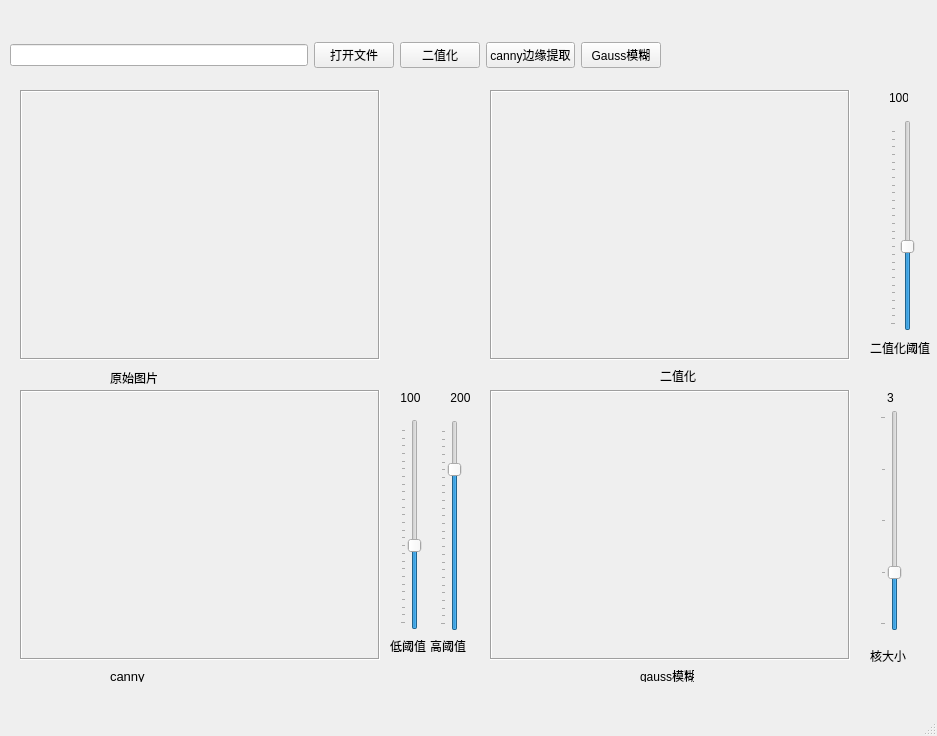
<?xml version="1.0" encoding="UTF-8"?>
<ui version="4.0">
 <class>MainWindow</class>
 <widget class="QMainWindow" name="MainWindow">
  <property name="geometry">
   <rect>
    <x>0</x>
    <y>0</y>
    <width>937</width>
    <height>736</height>
   </rect>
  </property>
  <property name="minimumSize">
   <size>
    <width>800</width>
    <height>600</height>
   </size>
  </property>
  <property name="maximumSize">
   <size>
    <width>2000</width>
    <height>2000</height>
   </size>
  </property>
  <property name="windowTitle">
   <string>MainWindow</string>
  </property>
  <widget class="QWidget" name="centralwidget">
   <widget class="QWidget" name="widget" native="true">
    <property name="geometry">
     <rect>
      <x>10</x>
      <y>30</y>
      <width>651</width>
      <height>51</height>
     </rect>
    </property>
    <layout class="QHBoxLayout" name="horizontalLayout">
     <item>
      <widget class="QLineEdit" name="show_filePath"/>
     </item>
     <item>
      <widget class="QPushButton" name="btn_openFile">
       <property name="text">
        <string>打开文件</string>
       </property>
      </widget>
     </item>
     <item>
      <widget class="QPushButton" name="btn_binary">
       <property name="text">
        <string>二值化</string>
       </property>
      </widget>
     </item>
     <item>
      <widget class="QPushButton" name="btn_canny">
       <property name="text">
        <string>canny边缘提取</string>
       </property>
      </widget>
     </item>
     <item>
      <widget class="QPushButton" name="btn_gauss">
       <property name="text">
        <string>Gauss模糊</string>
       </property>
      </widget>
     </item>
    </layout>
   </widget>
   <widget class="QWidget" name="widget_2" native="true">
    <property name="geometry">
     <rect>
      <x>10</x>
      <y>80</y>
      <width>2001</width>
      <height>621</height>
     </rect>
    </property>
    <property name="sizePolicy">
     <sizepolicy hsizetype="Preferred" vsizetype="Preferred">
      <horstretch>0</horstretch>
      <verstretch>0</verstretch>
     </sizepolicy>
    </property>
    <property name="minimumSize">
     <size>
      <width>0</width>
      <height>0</height>
     </size>
    </property>
    <property name="autoFillBackground">
     <bool>false</bool>
    </property>
    <widget class="QLabel" name="label_src">
     <property name="geometry">
      <rect>
       <x>10</x>
       <y>10</y>
       <width>360</width>
       <height>270</height>
      </rect>
     </property>
     <property name="minimumSize">
      <size>
       <width>360</width>
       <height>270</height>
      </size>
     </property>
     <property name="maximumSize">
      <size>
       <width>360</width>
       <height>270</height>
      </size>
     </property>
     <property name="frameShape">
      <enum>QFrame::Box</enum>
     </property>
     <property name="frameShadow">
      <enum>QFrame::Sunken</enum>
     </property>
     <property name="text">
      <string/>
     </property>
     <property name="textFormat">
      <enum>Qt::AutoText</enum>
     </property>
     <property name="scaledContents">
      <bool>false</bool>
     </property>
     <property name="wordWrap">
      <bool>false</bool>
     </property>
    </widget>
    <widget class="QLabel" name="label_textCanny">
     <property name="geometry">
      <rect>
       <x>100</x>
       <y>290</y>
       <width>91</width>
       <height>16</height>
      </rect>
     </property>
     <property name="text">
      <string>原始图片</string>
     </property>
    </widget>
    <widget class="QLabel" name="label_textBinary">
     <property name="geometry">
      <rect>
       <x>650</x>
       <y>290</y>
       <width>54</width>
       <height>12</height>
      </rect>
     </property>
     <property name="text">
      <string>二值化</string>
     </property>
    </widget>
    <widget class="QLabel" name="label_canny">
     <property name="geometry">
      <rect>
       <x>10</x>
       <y>310</y>
       <width>360</width>
       <height>270</height>
      </rect>
     </property>
     <property name="minimumSize">
      <size>
       <width>360</width>
       <height>270</height>
      </size>
     </property>
     <property name="maximumSize">
      <size>
       <width>360</width>
       <height>270</height>
      </size>
     </property>
     <property name="frameShape">
      <enum>QFrame::Box</enum>
     </property>
     <property name="frameShadow">
      <enum>QFrame::Sunken</enum>
     </property>
     <property name="text">
      <string/>
     </property>
    </widget>
    <widget class="QLabel" name="text_draw">
     <property name="geometry">
      <rect>
       <x>630</x>
       <y>590</y>
       <width>54</width>
       <height>12</height>
      </rect>
     </property>
     <property name="text">
      <string>gauss模糊</string>
     </property>
    </widget>
    <widget class="QLabel" name="label_draw">
     <property name="geometry">
      <rect>
       <x>480</x>
       <y>310</y>
       <width>360</width>
       <height>270</height>
      </rect>
     </property>
     <property name="minimumSize">
      <size>
       <width>360</width>
       <height>270</height>
      </size>
     </property>
     <property name="maximumSize">
      <size>
       <width>360</width>
       <height>270</height>
      </size>
     </property>
     <property name="frameShape">
      <enum>QFrame::Box</enum>
     </property>
     <property name="frameShadow">
      <enum>QFrame::Sunken</enum>
     </property>
     <property name="text">
      <string/>
     </property>
    </widget>
    <widget class="QSlider" name="slider_cannyLowValue">
     <property name="geometry">
      <rect>
       <x>390</x>
       <y>339</y>
       <width>22</width>
       <height>211</height>
      </rect>
     </property>
     <property name="maximum">
      <number>255</number>
     </property>
     <property name="value">
      <number>100</number>
     </property>
     <property name="orientation">
      <enum>Qt::Vertical</enum>
     </property>
     <property name="tickPosition">
      <enum>QSlider::TicksAbove</enum>
     </property>
    </widget>
    <widget class="QSlider" name="slider_gaussKernalSize">
     <property name="geometry">
      <rect>
       <x>870</x>
       <y>330</y>
       <width>22</width>
       <height>221</height>
      </rect>
     </property>
     <property name="minimum">
      <number>0</number>
     </property>
     <property name="maximum">
      <number>4</number>
     </property>
     <property name="singleStep">
      <number>1</number>
     </property>
     <property name="value">
      <number>1</number>
     </property>
     <property name="orientation">
      <enum>Qt::Vertical</enum>
     </property>
     <property name="tickPosition">
      <enum>QSlider::TicksAbove</enum>
     </property>
    </widget>
    <widget class="QSlider" name="slider_cannyHighValue">
     <property name="geometry">
      <rect>
       <x>430</x>
       <y>340</y>
       <width>22</width>
       <height>211</height>
      </rect>
     </property>
     <property name="maximum">
      <number>255</number>
     </property>
     <property name="value">
      <number>200</number>
     </property>
     <property name="orientation">
      <enum>Qt::Vertical</enum>
     </property>
     <property name="tickPosition">
      <enum>QSlider::TicksAbove</enum>
     </property>
    </widget>
    <widget class="QLabel" name="label_2">
     <property name="geometry">
      <rect>
       <x>380</x>
       <y>560</y>
       <width>54</width>
       <height>12</height>
      </rect>
     </property>
     <property name="text">
      <string>低阈值</string>
     </property>
    </widget>
    <widget class="QLabel" name="label_3">
     <property name="geometry">
      <rect>
       <x>420</x>
       <y>560</y>
       <width>54</width>
       <height>12</height>
      </rect>
     </property>
     <property name="text">
      <string>高阈值</string>
     </property>
    </widget>
    <widget class="QLabel" name="label_4">
     <property name="geometry">
      <rect>
       <x>860</x>
       <y>570</y>
       <width>54</width>
       <height>12</height>
      </rect>
     </property>
     <property name="text">
      <string>核大小</string>
     </property>
    </widget>
    <widget class="QLabel" name="text_cannyLowValue">
     <property name="geometry">
      <rect>
       <x>380</x>
       <y>310</y>
       <width>41</width>
       <height>16</height>
      </rect>
     </property>
     <property name="text">
      <string>100</string>
     </property>
     <property name="textFormat">
      <enum>Qt::PlainText</enum>
     </property>
     <property name="alignment">
      <set>Qt::AlignCenter</set>
     </property>
    </widget>
    <widget class="QLabel" name="text_cannyHighValue">
     <property name="geometry">
      <rect>
       <x>430</x>
       <y>310</y>
       <width>41</width>
       <height>16</height>
      </rect>
     </property>
     <property name="text">
      <string>200</string>
     </property>
     <property name="alignment">
      <set>Qt::AlignCenter</set>
     </property>
    </widget>
    <widget class="QLabel" name="text_gaussKernalSize">
     <property name="geometry">
      <rect>
       <x>860</x>
       <y>310</y>
       <width>41</width>
       <height>16</height>
      </rect>
     </property>
     <property name="text">
      <string>3</string>
     </property>
     <property name="alignment">
      <set>Qt::AlignCenter</set>
     </property>
    </widget>
    <widget class="QLabel" name="text_binaryValue">
     <property name="geometry">
      <rect>
       <x>880</x>
       <y>10</y>
       <width>18</width>
       <height>16</height>
      </rect>
     </property>
     <property name="text">
      <string>100</string>
     </property>
     <property name="alignment">
      <set>Qt::AlignCenter</set>
     </property>
    </widget>
    <widget class="QLabel" name="label">
     <property name="geometry">
      <rect>
       <x>860</x>
       <y>260</y>
       <width>60</width>
       <height>16</height>
      </rect>
     </property>
     <property name="text">
      <string>二值化阈值</string>
     </property>
    </widget>
    <widget class="QSlider" name="slider_binaryValue">
     <property name="geometry">
      <rect>
       <x>880</x>
       <y>40</y>
       <width>27</width>
       <height>211</height>
      </rect>
     </property>
     <property name="maximum">
      <number>255</number>
     </property>
     <property name="value">
      <number>100</number>
     </property>
     <property name="orientation">
      <enum>Qt::Vertical</enum>
     </property>
     <property name="invertedAppearance">
      <bool>false</bool>
     </property>
     <property name="invertedControls">
      <bool>false</bool>
     </property>
     <property name="tickPosition">
      <enum>QSlider::TicksAbove</enum>
     </property>
    </widget>
    <widget class="QLabel" name="label_binary">
     <property name="geometry">
      <rect>
       <x>480</x>
       <y>10</y>
       <width>360</width>
       <height>270</height>
      </rect>
     </property>
     <property name="minimumSize">
      <size>
       <width>360</width>
       <height>270</height>
      </size>
     </property>
     <property name="maximumSize">
      <size>
       <width>360</width>
       <height>270</height>
      </size>
     </property>
     <property name="frameShape">
      <enum>QFrame::Box</enum>
     </property>
     <property name="frameShadow">
      <enum>QFrame::Sunken</enum>
     </property>
     <property name="text">
      <string/>
     </property>
    </widget>
    <zorder>label_binary</zorder>
    <zorder>label_src</zorder>
    <zorder>label_textCanny</zorder>
    <zorder>label_textBinary</zorder>
    <zorder>label_canny</zorder>
    <zorder>text_draw</zorder>
    <zorder>label_draw</zorder>
    <zorder>slider_cannyLowValue</zorder>
    <zorder>slider_gaussKernalSize</zorder>
    <zorder>slider_cannyHighValue</zorder>
    <zorder>label_2</zorder>
    <zorder>label_3</zorder>
    <zorder>label_4</zorder>
    <zorder>text_cannyLowValue</zorder>
    <zorder>text_cannyHighValue</zorder>
    <zorder>text_gaussKernalSize</zorder>
    <zorder>text_binaryValue</zorder>
    <zorder>label</zorder>
    <zorder>slider_binaryValue</zorder>
   </widget>
   <widget class="QLabel" name="label_textContours_2">
    <property name="geometry">
     <rect>
      <x>110</x>
      <y>670</y>
      <width>54</width>
      <height>12</height>
     </rect>
    </property>
    <property name="font">
     <font>
      <pointsize>10</pointsize>
     </font>
    </property>
    <property name="text">
     <string>canny</string>
    </property>
   </widget>
  </widget>
  <widget class="QMenuBar" name="menubar">
   <property name="geometry">
    <rect>
     <x>0</x>
     <y>0</y>
     <width>937</width>
     <height>23</height>
    </rect>
   </property>
  </widget>
  <widget class="QStatusBar" name="statusbar"/>
 </widget>
 <resources/>
 <connections/>
</ui>
